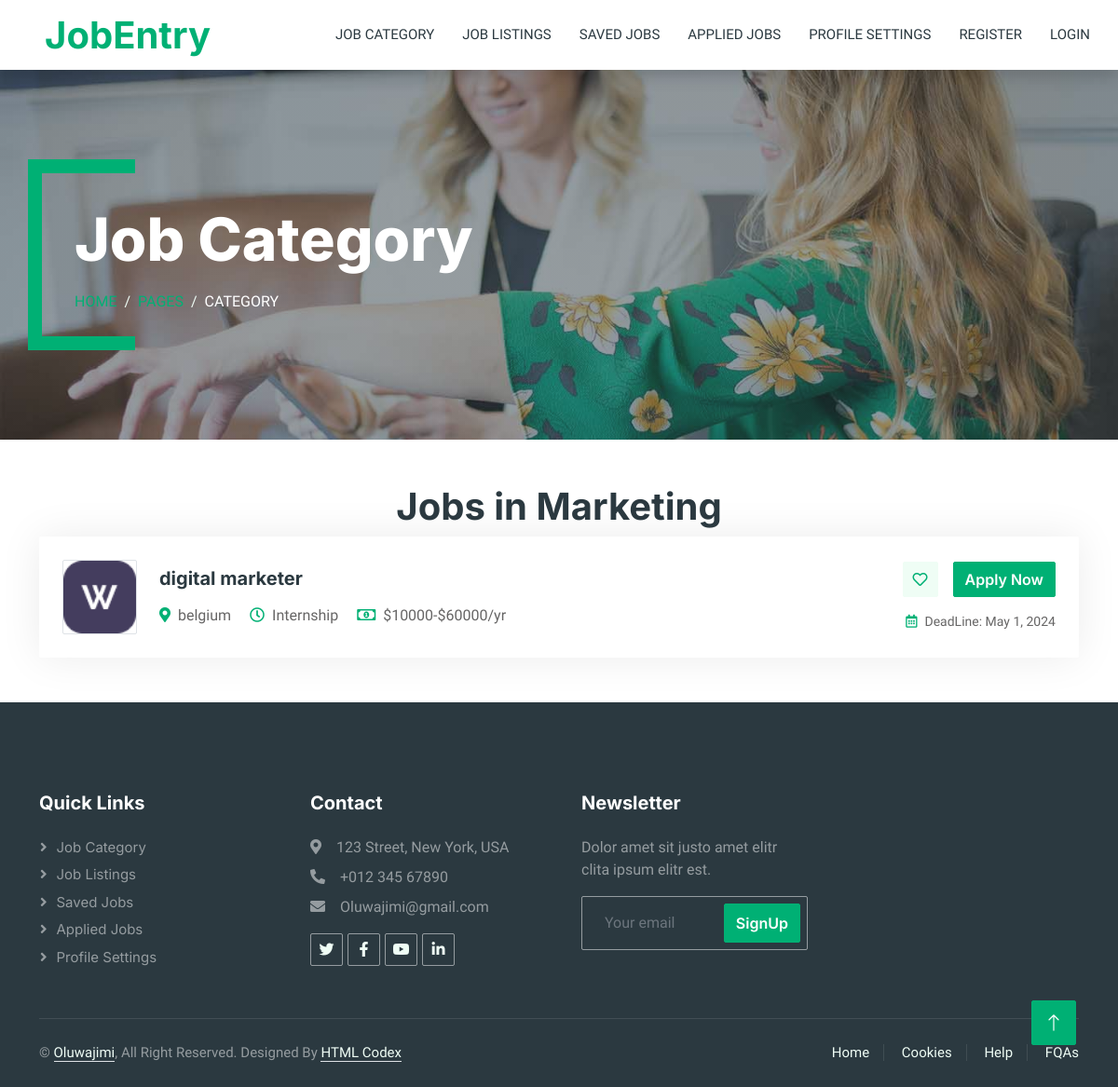
The page /jobs/jobs-categorys/Marketing/ on the database its author committed.
### jobs/models.py (models this page shows, shortened)
class Job(models.Model):
    JOB_TYPE_CHOICES = [
        ('Onsite', 'Onsite'),
        ('Remote', 'Remote'),
        ('Hybrid', 'Hybrid'),
        ('Part-time', 'Part-time'),
        ('Full-time', 'Full-time'),
        ('Internship', 'Internship'),
    ]
    CATEGORY_CHOICES = [
        ('Marketing', 'Marketing'),
        ('Customer Service', 'Customer Service'),
        ('Human Resource', 'Human Resource'),
        ('Project Management', 'Project Management'),
        ('Software Development', 'Software Development'),
        ('Sales & Communication', 'Sales & Communication'),
        ('Teaching & Education', 'Teaching & Education'),
        ('Design & Creative', 'Design & Creative'),
    ]
    company_logo = models.ImageField(upload_to='company_logos/')
    company_name = models.CharField(max_length=100,default='Unknown')
    job_title = models.CharField(max_length=100)
    job_description = models.TextField()
    job_type = models.CharField(max_length=50, choices=JOB_TYPE_CHOICES)
    salary_range = models.CharField(max_length=100)
    application_deadline = models.DateField()
    responsibility = models.TextField()
    qualifications = models.TextField()
    company_details = models.TextField()
    location = models.CharField(max_length=100, default='Unknown')  # New field for location
    posted_by = models.ForeignKey(settings.AUTH_USER_MODEL, on_delete=models.CASCADE)
    posted_date = models.DateTimeField(auto_now_add=True)  # Added field for date
    category = models.CharField(max_length=50, choices=CATEGORY_CHOICES)  # Added field for category
    saved_by = models.ManyToManyField(User, related_name='saved_jobs', blank=True)

### jobs/views.py (the view)
# urls.py: path('jobs-categorys/<str:category>/', views.jobs_category, name='jobs_categorys'),
def jobs_category(request, category):
    jobs = Job.objects.filter(category=category)
    context = {
        'category': category,
        'jobs': jobs,
    }
    return render(request, 'job/category-jobs.html', context)

### templates/job/category-jobs.html
{%extends 'sitepages/base3.html' %}
{%load static%}
{%block homepage_content%}
<div class="container-xxl py-5 bg-dark page-header mb-5">
    <div class="container my-5 pt-5 pb-4">
        <h1 class="display-3 text-white mb-3 animated slideInDown">Job Category</h1>
        <nav aria-label="breadcrumb">
            <ol class="breadcrumb text-uppercase">
                <li class="breadcrumb-item"><a href="#">Home</a></li>
                <li class="breadcrumb-item"><a href="#">Pages</a></li>
                <li class="breadcrumb-item text-white active" aria-current="page">Category</li>
            </ol>
        </nav>
    </div>
</div>
<h1 class="text-center">Jobs in {{ category }}</h1>
<div class="container">
    {% if jobs %}
        {% for job in jobs %}
        <div class="job-item p-4 mb-4">
            <div class="row g-4">
                <div class="col-sm-12 col-md-8 d-flex align-items-center">
                    <img class="flex-shrink-0 img-fluid border rounded" src="{{ job.company_logo.url }}" alt="{{ job.company_logo }}" style="width: 80px; height: 80px;">
                    <div class="text-start ps-4">
                        <h5 class="mb-3">{{ job.job_title }}</h5>
                        <span class="text-truncate me-3"><i class="fa fa-map-marker-alt text-primary me-2"></i>{{ job.location }}</span>
                        <span class="text-truncate me-3"><i class="far fa-clock text-primary me-2"></i>{{ job.job_type }}</span>
                        <span class="text-truncate me-0"><i class="far fa-money-bill-alt text-primary me-2"></i>{{ job.salary_range }}</span>
                    </div>
                </div>
                <div class="col-sm-12 col-md-4 d-flex flex-column align-items-start align-items-md-end justify-content-center">
                    <div class="d-flex mb-3">
                        <a class="btn btn-light btn-square me-3" href="{% url 'save_job' job.id %}"><i class="far fa-heart text-primary"></i></a>
                        <a class="btn btn-primary" href="{% url 'sitepages:job_details' job_id=job.id %}">Apply Now</a>
                    </div>
                    <small class="text-truncate"><i class="far fa-calendar-alt text-primary me-2"></i>DeadLine: {{ job.application_deadline }}</small>
                </div>
            </div>
        </div>
        {% endfor %}
    {% else %}
        <p>No jobs available in this category.</p>
    {% endif %}
</div>
{%endblock%}

### static/css/style.css (style rules this page uses)
:root { --primary: #00B074; --secondary: #2B9BFF; --light: #EFFDF5; --dark: #2B3940; }
.btn { font-family: 'Inter', sans-serif; font-weight: 600; transition: .5s; }
.btn.btn-primary, .btn.btn-secondary { color: #FFFFFF; }
.btn-square { width: 38px; height: 38px; }
.btn-square, .btn-sm-square, .btn-lg-square { padding: 0; display: flex; align-items: center; justify-content: center; font-weight: normal; border-radius: 2px; }
.header-carousel .container, .page-header .container { position: relative; padding: 45px 0 45px 35px; border-left: 15px solid var(--primary); }
.header-carousel .container::before, .header-carousel .container::after, .page-header .container::before, .page-header .container::after { position: absolute; content: ""; top: 0; left: 0; width: 100px; height: 15px; background: var(--primary); }
.header-carousel .container::after, .page-header .container::after { top: 100%; margin-top: -15px; }
.page-header { background: linear-gradient(rgba(43, 57, 64, .5), rgba(43, 57, 64, .5)), url(../img/carousel-1.jpg) center center no-repeat; background-size: cover; }
.breadcrumb-item + .breadcrumb-item::before { color: var(--light); }
.job-item { border: 1px solid transparent; border-radius: 2px; box-shadow: 0 0 45px rgba(0, 0, 0, .08); transition: .5s; }

### rows shown on the page
Job: category "Marketing", company_logo (picture), job_title "digital marketer", location "belgium", job_type "Internship", salary_range "$10000-$60000/yr", application_deadline "May 1, 2024"
